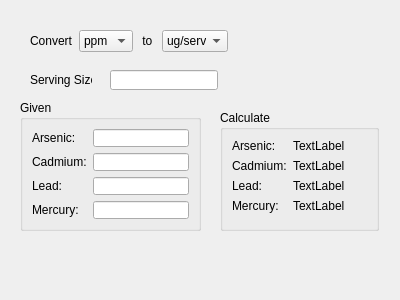
<?xml version="1.0" encoding="UTF-8"?>
<ui version="4.0">
 <class>Dialog</class>
 <widget class="QDialog" name="Dialog">
  <property name="geometry">
   <rect>
    <x>0</x>
    <y>0</y>
    <width>400</width>
    <height>300</height>
   </rect>
  </property>
  <property name="windowTitle">
   <string>Dialog</string>
  </property>
  <widget class="QGroupBox" name="groupBox">
   <property name="geometry">
    <rect>
     <x>20</x>
     <y>100</y>
     <width>181</width>
     <height>131</height>
    </rect>
   </property>
   <property name="title">
    <string>Given</string>
   </property>
   <layout class="QFormLayout" name="formLayout">
    <item row="0" column="0">
     <widget class="QLabel" name="label_2">
      <property name="text">
       <string>Arsenic:</string>
      </property>
     </widget>
    </item>
    <item row="0" column="1">
     <widget class="QLineEdit" name="asLE"/>
    </item>
    <item row="1" column="0">
     <widget class="QLabel" name="label_3">
      <property name="text">
       <string>Cadmium:</string>
      </property>
     </widget>
    </item>
    <item row="1" column="1">
     <widget class="QLineEdit" name="cdLE"/>
    </item>
    <item row="2" column="0">
     <widget class="QLabel" name="label_4">
      <property name="text">
       <string>Lead:</string>
      </property>
     </widget>
    </item>
    <item row="2" column="1">
     <widget class="QLineEdit" name="pbLE"/>
    </item>
    <item row="3" column="0">
     <widget class="QLabel" name="label_5">
      <property name="text">
       <string>Mercury:</string>
      </property>
     </widget>
    </item>
    <item row="3" column="1">
     <widget class="QLineEdit" name="hgLE"/>
    </item>
   </layout>
  </widget>
  <widget class="QGroupBox" name="groupBox_2">
   <property name="geometry">
    <rect>
     <x>220</x>
     <y>110</y>
     <width>159</width>
     <height>121</height>
    </rect>
   </property>
   <property name="title">
    <string>Calculate</string>
   </property>
   <layout class="QFormLayout" name="formLayout_2">
    <item row="0" column="0">
     <widget class="QLabel" name="label_8">
      <property name="text">
       <string>Arsenic:</string>
      </property>
     </widget>
    </item>
    <item row="0" column="1">
     <widget class="QLabel" name="asL">
      <property name="text">
       <string>TextLabel</string>
      </property>
     </widget>
    </item>
    <item row="1" column="0">
     <widget class="QLabel" name="label_9">
      <property name="text">
       <string>Cadmium:</string>
      </property>
     </widget>
    </item>
    <item row="1" column="1">
     <widget class="QLabel" name="cdL">
      <property name="text">
       <string>TextLabel</string>
      </property>
     </widget>
    </item>
    <item row="2" column="0">
     <widget class="QLabel" name="label_10">
      <property name="text">
       <string>Lead:</string>
      </property>
     </widget>
    </item>
    <item row="2" column="1">
     <widget class="QLabel" name="pbL">
      <property name="text">
       <string>TextLabel</string>
      </property>
     </widget>
    </item>
    <item row="3" column="0">
     <widget class="QLabel" name="label_11">
      <property name="text">
       <string>Mercury:</string>
      </property>
     </widget>
    </item>
    <item row="3" column="1">
     <widget class="QLabel" name="hgL">
      <property name="text">
       <string>TextLabel</string>
      </property>
     </widget>
    </item>
   </layout>
  </widget>
  <widget class="QLabel" name="label_6">
   <property name="geometry">
    <rect>
     <x>30</x>
     <y>70</y>
     <width>62</width>
     <height>20</height>
    </rect>
   </property>
   <property name="text">
    <string>Serving Size:</string>
   </property>
  </widget>
  <widget class="QLineEdit" name="servingLE">
   <property name="geometry">
    <rect>
     <x>110</x>
     <y>70</y>
     <width>108</width>
     <height>20</height>
    </rect>
   </property>
  </widget>
  <widget class="QWidget" name="">
   <property name="geometry">
    <rect>
     <x>30</x>
     <y>30</y>
     <width>198</width>
     <height>22</height>
    </rect>
   </property>
   <layout class="QHBoxLayout" name="horizontalLayout">
    <item>
     <widget class="QLabel" name="label_16">
      <property name="text">
       <string>Convert</string>
      </property>
     </widget>
    </item>
    <item>
     <widget class="QComboBox" name="fromCombo">
      <item>
       <property name="text">
        <string>ppm</string>
       </property>
      </item>
     </widget>
    </item>
    <item>
     <widget class="QLabel" name="label_17">
      <property name="text">
       <string> to </string>
      </property>
     </widget>
    </item>
    <item>
     <widget class="QComboBox" name="toCombo">
      <item>
       <property name="text">
        <string>ug/serving</string>
       </property>
      </item>
     </widget>
    </item>
   </layout>
  </widget>
 </widget>
 <tabstops>
  <tabstop>fromCombo</tabstop>
  <tabstop>toCombo</tabstop>
  <tabstop>servingLE</tabstop>
  <tabstop>asLE</tabstop>
  <tabstop>cdLE</tabstop>
  <tabstop>pbLE</tabstop>
  <tabstop>hgLE</tabstop>
 </tabstops>
 <resources/>
 <connections/>
</ui>
